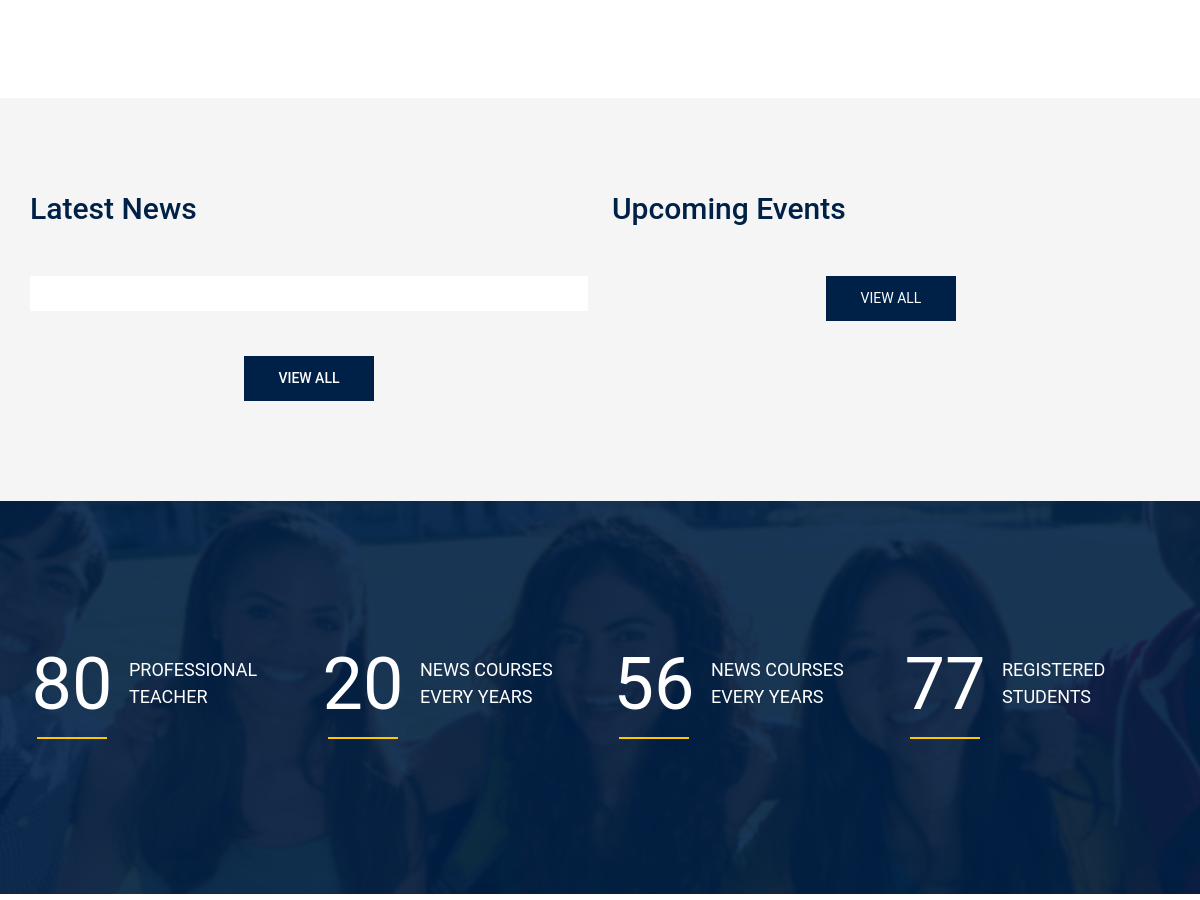
Before: / (middle part) with the older database file.
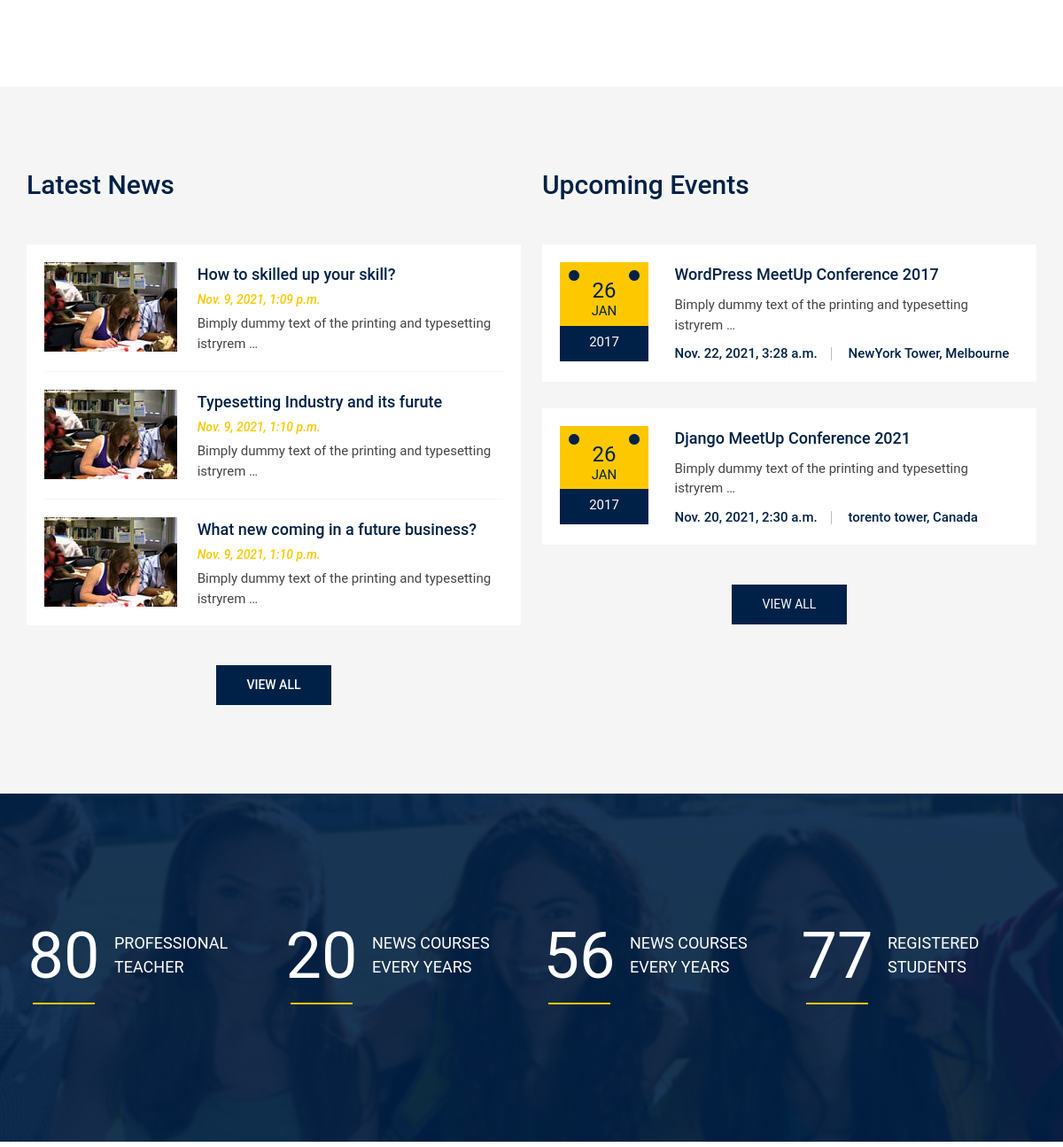
After: the same page with the newer database file.
### article/models.py (models this page shows, shortened)
class News(models.Model):
    title = models.CharField(max_length=100)
    description = models.TextField()
    image = models.ImageField(upload_to = "news/", blank=True, null=True)
    category = models.ForeignKey(Category, on_delete=models.SET_NULL, null=True)
    author = models.ForeignKey(User, on_delete=models.SET_NULL, null=True)
    status = models.CharField(choices=STATUS, max_length=10, default='active')
    featured = models.BooleanField(default=False)
    visit_count = models.IntegerField(default=0)
    visible = models.BooleanField(default=True)
    created_date = models.DateTimeField(auto_now_add=True)

class Event(models.Model):
    title = models.CharField(max_length=150)
    image = models.ImageField(upload_to="event/")
    description = models.TextField()
    where_at = models.CharField(max_length=500)
    event_time = models.DateTimeField()
    created_date = models.DateField(auto_now=True)

### home/views.py (the view)
# urls.py: 2. Add a URL to urlpatterns:  path('', views.home, name='home')
def home(request):
    obj = Welcome_text.objects.get()
    courses = Courses.objects.all()
    lecturers = Lecturers.objects.all()
    news = News.objects.all()[:3]
    event = Event.objects.all()[:2]
    context = {
        'text':obj,
        'courses':courses,
        'lecturers':lecturers,
        'news':news,
        'event':event
    }
    return render(request, 'pages/index.html', context)

### home/custome_context_processor.py (called while the page is built)
def institute(request):
    inst_obj = Institution.objects.get(id=1)
    context = {
        'institute':inst_obj
    }
    return context

def category_all(request):
    categories =  CourseCategory.objects.all()
    context = {
        'categories':categories
    }
    return context

### templates/pages/index.html (shortened to what the changed rows need)
{% extends 'base.html' %}
{% block content %}
{% load static %}
    <div class="news-event-area">
        <div class="container">
            <div class="row">
                <div class="col-xl-6 col-lg-6 col-md-6 col-sm-12 news-inner-area">
                    <h2 class="title-default-left">Latest News</h2>
                    <ul class="news-wrapper">
                        {% for i in news %}
                        <li>
                            <div class="news-img-holder">
                                <a href="#"><img src="{% static 'img/news/1.jpg' %}" class="img-responsive" alt="news"></a>
                            </div>
                            <div class="news-content-holder">
                                <h3><a href="{% url 'news_view' i.id %}">{{ i.title }}</a></h3>
                                <div class="post-date">{{ i.created_date }}</div>
                                <p>{{ i.description|truncatewords:9 }}</p>
                            </div>
                        </li>
                        {% endfor %}
                    </ul>
                    <div class="news-btn-holder">
                        <a href="{% url 'news' %}" class="view-all-accent-btn">View All</a>
                    </div>
                </div>
                <div class="col-xl-6 col-lg-6 col-md-6 col-sm-12 event-inner-area">
                    <h2 class="title-default-left">Upcoming Events</h2>
                    <ul class="event-wrapper">
                        {% for i in event %}
                        <li class="wow bounceInUp" data-wow-duration="2s" data-wow-delay=".1s">
                            <div class="event-calender-wrapper">
                                <div class="event-calender-holder">
                                    <h3>26</h3>
                                    <p>Jan</p>
                                    <span>2017</span>
                                </div>
                            </div>
                            <div class="event-content-holder">
                                <h3><a href="{% url 'event_view' i.id %}">{{ i.title }}</a></h3>
                                <p>{{ i.description|truncatewords:9}}</p>
                                <ul>
                                    <li>{{ i.event_time}}</li>
                                    <li>{{ i.where_at}}</li>
                                </ul>
                            </div>
                        </li>
                        {% endfor %}
                    </ul>
                </div>
            </div>
        </div>
    </div>
    <div class="counter-area bg-primary-deep" style="background-image: url('../../static/img/banner/4.jpg');">
        <div class="container">
            <div class="row">
                <div class="col-xl-3 col-lg-3 col-md-6 col-sm-12 counter1-box wow fadeInUp" data-wow-duration=".5s"
                     data-wow-delay=".20s">
                    <h2 class="about-counter title-bar-counter" data-num="80">80</h2>
                </div>
                <div class="col-xl-3 col-lg-3 col-md-6 col-sm-12 counter1-box wow fadeInUp" data-wow-duration=".5s"
                     data-wow-delay=".40s">
                    <h2 class="about-counter title-bar-counter" data-num="20">20</h2>
                </div>
                <div class="col-xl-3 col-lg-3 col-md-6 col-sm-12 counter1-box wow fadeInUp" data-wow-duration=".5s"
                     data-wow-delay=".60s">
                    <h2 class="about-counter title-bar-counter" data-num="56">56</h2>
                </div>
                <div class="col-xl-3 col-lg-3 col-md-6 col-sm-12 counter1-box wow fadeInUp" data-wow-duration=".5s"
                     data-wow-delay=".80s">
                    <h2 class="about-counter title-bar-counter" data-num="77">77</h2>
                </div>
            </div>
        </div>
    </div>
{% endblock %}

Changed rows visible on the page:
added News: title "How to skilled up your skill?", created_date "Nov. 9, 2021, 1:09 p.m.", description "Bimply dummy text of the printing and typesetting istryrem …"
added News: title "Typesetting Industry and its furute", created_date "Nov. 9, 2021, 1:10 p.m.", description "Bimply dummy text of the printing and typesetting istryrem …"
added News: title "What new coming in a future business?", created_date "Nov. 9, 2021, 1:10 p.m.", description "Bimply dummy text of the printing and typesetting istryrem …"
added Event: title "WordPress MeetUp Conference 2017", description "Bimply dummy text of the printing and typesetting istryrem …", event_time "Nov. 22, 2021, 3:28 a.m.", where_at "NewYork Tower, Melbourne"
added Event: title "Django MeetUp Conference 2021", description "Bimply dummy text of the printing and typesetting istryrem …", event_time "Nov. 20, 2021, 2:30 a.m.", where_at "torento tower, Canada"
